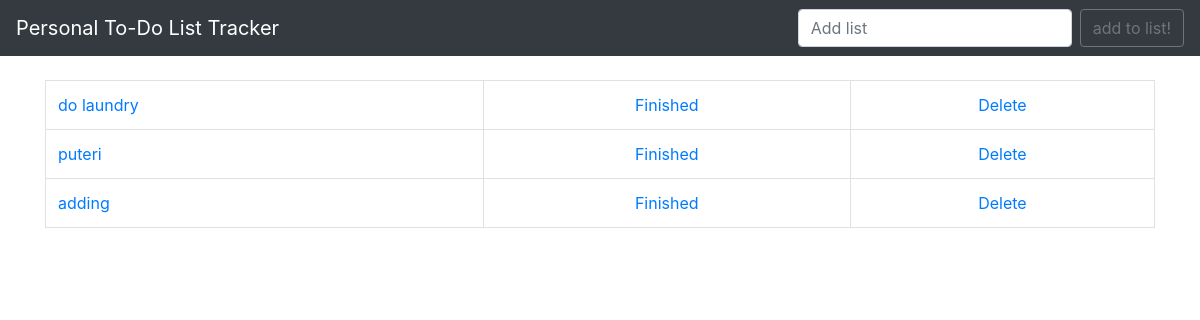
Before: / with the older database file.
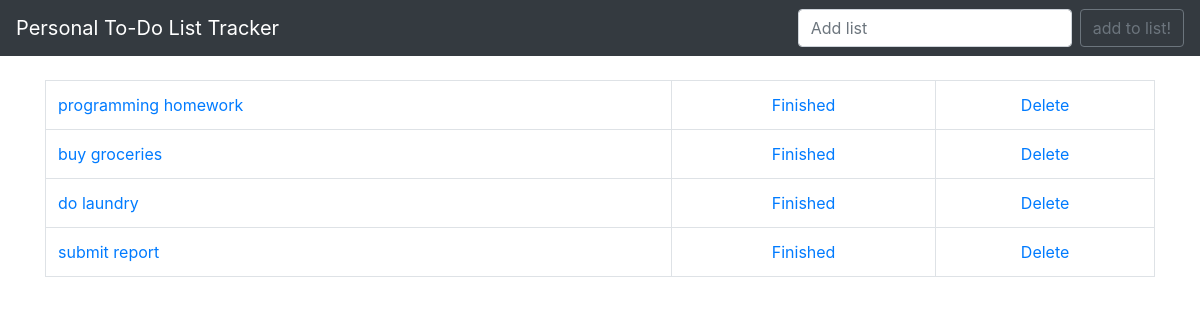
After: the same page with the newer database file.
### todo_list/models.py (models this page shows, shortened)
class List(models.Model):
	item = models.CharField(max_length = 200)
	completed = models.BooleanField(default = False)

### todo_list/views.py (the view)
# urls.py: path('', views.home, name = "HOMEPAGE"),
def home(request):
	if request.method == 'POST':
		form = ListForm(request.POST or None)
		if form.is_valid():
			form.save()
			all_items = List.objects.all
			messages.success(request, ('List updated!'))
			return render(request, 'home.html', {'all_items': all_items})
	else:
		all_items = List.objects.all
		return render(request, 'home.html', {'all_items': all_items})

### todo_list/template/home.html (shortened to what this page needs)
{% extends 'base.html' %}
{% block content %}
	{% if all_items %}
		<table class = "table table-bordered">
		{% for things in all_items %}
			{% if things.completed %}
				<tr class = "table-secondary">
					<td><a href = "{% url 'edit' things.id %}"><s>{{ things.item }}</s></a></td>
					<td><center><a href = "{% url 'uncross' things.id %}">Unfinished</a></center></td>
					<td><center><a href = "{% url 'delete' things.id %}">Delete</a></center></td>
				</tr>
			{% else %}
				<tr>
					<td><a href = "{% url 'edit' things.id %}">{{ things.item }}</a></td>
					<td><center><a href = "{% url 'cross_off' things.id %}">Finished</a></center></td>
					<td><center><a href = "{% url 'delete' things.id %}">Delete</a></center></td>
				</tr>
			{% endif %}
		{% endfor %}
		</table>
	{% endif %}
{% endblock %}

### todo_list/template/base.html (shortened to what this page needs)
<!doctype html>
<html lang="en">
  <head>
    <link rel="stylesheet" href="https://cdn.jsdelivr.net/npm/bootstrap@4.5.3/dist/css/bootstrap.min.css">
  </head>
  <body>
    <nav class="navbar navbar-expand-lg navbar-dark bg-dark">
      <a class="navbar-brand" href="{% url 'HOMEPAGE' %}">Personal To-Do List Tracker</a>
      <div class="collapse navbar-collapse" id="navbarSupportedContent">
        <form class="form-inline my-2 my-lg-0" method = "POST">
          <input class="form-control mr-sm-2" type="search" placeholder="Add list" aria-label="Search" name = "item">
          <button class="btn btn-outline-secondary my-2 my-sm-0" type="submit">add to list!</button>
        </form>
      </div>
    </nav>
    <br/>
    <div class = "container">
        {% block content %}
        {% endblock %}
    </div>
  </body>
</html>

Changed rows visible on the page:
removed List: item "puteri"
removed List: item "adding"
added List: item "programming homework"
added List: item "buy groceries"
added List: item "submit report"
